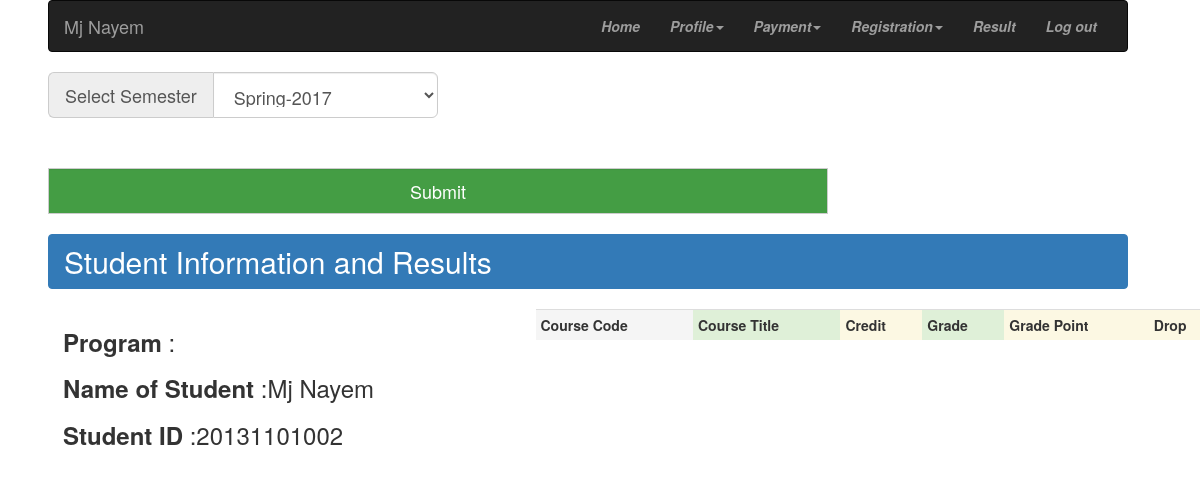
The page /result.php (signed in) on the database its author committed.
### tables this page shows
CREATE TABLE `personal_info_student` (
  `email` varchar(30) NOT NULL DEFAULT 'email',
  `f_name` varchar(20) DEFAULT NULL,
  `m_name` varchar(20) DEFAULT NULL,
  `l_name` varchar(20) DEFAULT NULL,
  `n_name` varchar(20) DEFAULT NULL,
  `d_o_b` varchar(20) NOT NULL DEFAULT '2017-07-01',
  `p_o_b` varchar(30) DEFAULT NULL,
  `gender` varchar(10) DEFAULT NULL,
  `marital_status` varchar(20) DEFAULT NULL,
  `blood` varchar(10) DEFAULT NULL,
  `religion` varchar(20) DEFAULT NULL,
  `nationality` varchar(30) DEFAULT NULL,
  `national_id` varchar(50) DEFAULT NULL,
  `passport` varchar(50) DEFAULT NULL,
  `im` varchar(50) DEFAULT NULL,
  `social_id` varchar(200) DEFAULT NULL,
  `about_u` varchar(300) DEFAULT NULL
);

CREATE TABLE `signup` (
  `student_id` varchar(30) DEFAULT NULL,
  `email` varchar(25) DEFAULT NULL,
  `password` varchar(30) DEFAULT NULL,
  `status` varchar(15) DEFAULT NULL,
  `balance` varchar(20) DEFAULT NULL,
  `receiveable` varchar(20) DEFAULT NULL
);

### result.php (the view, shortened to what this page needs)
<?php
require 'db_besic.php';
 $email = $_SESSION["U_email"];
?>
<!DOCTYPE html>
<html>
<head>
  <link  rel="stylesheet" href="bootstrap.min.css"/>
</head>
<body>
<?php
 $conn=db_connection();
          mysqli_select_db($conn,"dfd_database");
           $st=mysqli_query($conn,"SELECT * FROM personal_info_student where email='$email'");
          $p_i=mysqli_fetch_array($st);
  $st5=mysqli_query($conn,"SELECT * FROM signup where email='$email'");
          $p_i5=mysqli_fetch_array($st5);
if(!isset($_POST['submit_id_sem'])){
  $program=" ";
  $student_id=$p_i5[0];
}
else if(isset($_POST['submit_id_sem'])){
  $student_id=$S_id=$p_i5[0];
 $program= $S_semi=$_POST['semester'];
  $tb_name="Stu".$S_id;
}
?>
<div id="main_body">
<nav class="navbar navbar-inverse">
  <div class="container-fluid ">
   <div class="navbar-header" >
      <a class="navbar-brand" ><?php echo $p_i[1]." ".$p_i[2]." ".$p_i[3] ;?></a>
    </div>
    <div class="collapse navbar-collapse" id="bs-example-navbar-collapse-1">
      <ul class="nav navbar-nav  navbar-right">
        <li class="toggle"><a href="home.php"><i><b>Home</b></i><span class="sr-only">(current)</span></a></li>
        <li class="dropdown">
          <a href="#" class="dropdown-toggle" data-toggle="dropdown" role="button" aria-haspopup="true" aria-expanded="false"><i><b>Profile</b></i><span class="caret"></span></a>
        </li>
        <li class="dropdown">
          <a href="#" class="dropdown-toggle" data-toggle="dropdown" role="button" aria-haspopup="true" aria-expanded="false"><i><b>Payment</b></i><span class="caret"></span></a>
        </li>
            <li class="dropdown">
          <a href="#" class="dropdown-toggle" data-toggle="dropdown" role="button" aria-haspopup="true" aria-expanded="false"><i><b>Registration</b></i><span class="caret"></span></a>
        </li>
          <li class="toggle"><a href="result.php"><i><b>Result</b></i><span class="sr-only">(current)</span></a></li>
           <li class="toggle"><a href="logout.php"><i><b>Log out</b></i><span class="sr-only">(current)</span></a></li>
         </ul>
  </div>
  </nav>
<div class="container" >
<div class="row">
<form action="result.php" method="post">
<div class="input-group input-group-lg col-md-4 ">
  <span class="input-group-addon" id="sizing-addon1">Select Semester</span>
  <select type="text" class="form-control" placeholder="Select Semester" aria-describedby="sizing-addon1" name="semester">
  <option value="spring-2017">Spring-2017</option>
  </select>
</div>
<div class="input-group input-group-lg col-md-8">
  <input type="submit" class="form-control" value="Submit"  aria-describedby="sizing-addon1" id="sbmt_btn" name="submit_id_sem">
</div>
</form>
</div>
</div>
<div class="list-group" >
  <h2 id="list-grp" class="list-group-item active ">
  Student Information and Results
  </h2>
</div>
<div class="container" >
<div class="row">
<div class="col-md-5">
  <h3 id="list-grp" >
   <b>Program </b>:<?php echo $program;?>
    </h3>
    <h3 id="list-grp" ">
   <b>Name of Student </b>:<?php echo $p_i[1]." ".$p_i[2]." ".$p_i[3] ;?>
    </h3>
    <h3 id="list-grp" ">
   <b>Student ID  </b>:<?php echo $student_id;?>
    </h3>
</div>
<div class="table-responsive">
<table class="table table-condensed">
<tr>
 <th class="active">Course Code</th>
<th class="success">Course Title</th>
<th class="warning">Credit</th>
<th class="success">Grade</th>
<th class="warning">Grade Point</th>
<th class="warning">Drop</th>
</tr>
</table>
</div>
</div>
</div>
  </div>
</body>
</html>

### result.php (style rules this page uses)
#main_body { width: 90%; height: auto; position: absolute; left: 4%; }
#sbmt_btn { background: #449D44; color: #FFFFFF; margin-top: 50px; }

### rows shown on the page
personal_info_student: f_name "Mj", m_name "Nayem"
signup: student "20131101002"
